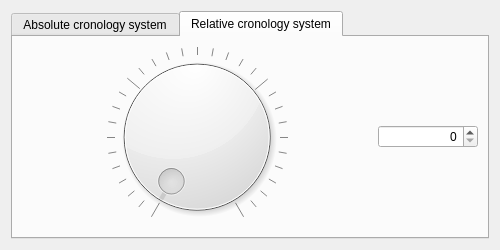
<?xml version="1.0" encoding="UTF-8"?>
<ui version="4.0">
 <class>DialogGisTimeController</class>
 <widget class="QDialog" name="DialogGisTimeController">
  <property name="geometry">
   <rect>
    <x>0</x>
    <y>0</y>
    <width>500</width>
    <height>250</height>
   </rect>
  </property>
  <property name="minimumSize">
   <size>
    <width>400</width>
    <height>156</height>
   </size>
  </property>
  <property name="maximumSize">
   <size>
    <width>500</width>
    <height>250</height>
   </size>
  </property>
  <property name="sizeIncrement">
   <size>
    <width>400</width>
    <height>156</height>
   </size>
  </property>
  <property name="windowTitle">
   <string>pyArchInit Gestione Scavi - Time Controller</string>
  </property>
  <property name="windowIcon">
   <iconset resource="resources.qrc">
    <normaloff>:/icons/iconTimeControll.png</normaloff>:/images/iconTimeControll.png</iconset>
  </property>
  <layout class="QGridLayout" name="gridLayout">
   <item row="0" column="0">
    <widget class="QTabWidget" name="tabWidget">
     <property name="currentIndex">
      <number>1</number>
     </property>
     <widget class="QWidget" name="tab">
      <attribute name="title">
       <string>Absolute cronology system</string>
      </attribute>
      <layout class="QGridLayout" name="gridLayout_2">
       <item row="0" column="0" colspan="5">
        <widget class="QTextEdit" name="textEdit">
         <property name="enabled">
          <bool>false</bool>
         </property>
         <property name="styleSheet">
          <string notr="true">background-color: rgb(255, 255, 255);</string>
         </property>
         <property name="html">
          <string>&lt;!DOCTYPE HTML PUBLIC &quot;-//W3C//DTD HTML 4.0//EN&quot; &quot;http://www.w3.org/TR/REC-html40/strict.dtd&quot;&gt;
&lt;html&gt;&lt;head&gt;&lt;meta name=&quot;qrichtext&quot; content=&quot;1&quot; /&gt;&lt;style type=&quot;text/css&quot;&gt;
p, li { white-space: pre-wrap; }
&lt;/style&gt;&lt;/head&gt;&lt;body style=&quot; font-family:'MS Shell Dlg 2'; font-size:8.25pt; font-weight:400; font-style:normal;&quot;&gt;
&lt;p align=&quot;justify&quot; style=&quot; margin-top:0px; margin-bottom:0px; margin-left:0px; margin-right:0px; -qt-block-indent:0; text-indent:0px;&quot;&gt;&lt;span style=&quot; font-size:9pt; font-weight:600;&quot;&gt;Per funzionare il sistema di ricerca per cronologie assolute richiede la creazione dei periodi di scavo nella scheda Periodizzazione. La cronologia assoluta qui utilizzata viene riferita ai termini &amp;quot;avanti Cristo&amp;quot; e &amp;quot;dopo Cristo&amp;quot;. Per settare valori avanti Cristo utilizzare il segno &amp;quot;-&amp;quot; davanti all'anno (ex: 268 a.C. = -268). Per settare valori dopo Cristo utilizzare non e' necessario utilizzare alcun segno (1400 d.C. = 1440).&lt;/span&gt;&lt;/p&gt;
&lt;p align=&quot;justify&quot; style=&quot;-qt-paragraph-type:empty; margin-top:0px; margin-bottom:0px; margin-left:0px; margin-right:0px; -qt-block-indent:0; text-indent:0px; font-size:9pt; font-weight:600;&quot;&gt;&lt;/p&gt;&lt;/body&gt;&lt;/html&gt;</string>
         </property>
        </widget>
       </item>
       <item row="1" column="0" colspan="5">
        <widget class="QLabel" name="label_2">
         <property name="text">
          <string>Visualizza l'intervallo di tempo compreso tra l'anno:</string>
         </property>
        </widget>
       </item>
       <item row="2" column="0">
        <widget class="QLabel" name="label">
         <property name="text">
          <string>Cronologia iniziale</string>
         </property>
        </widget>
       </item>
       <item row="2" column="1">
        <widget class="QSpinBox" name="spinBox_cron_iniz">
         <property name="minimum">
          <number>-4000000</number>
         </property>
         <property name="maximum">
          <number>2010</number>
         </property>
         <property name="singleStep">
          <number>250</number>
         </property>
        </widget>
       </item>
       <item row="2" column="2">
        <widget class="QLabel" name="label_4">
         <property name="text">
          <string>e l'anno</string>
         </property>
        </widget>
       </item>
       <item row="2" column="3">
        <widget class="QLabel" name="label_3">
         <property name="text">
          <string>Cronologia finale</string>
         </property>
        </widget>
       </item>
       <item row="2" column="4">
        <widget class="QSpinBox" name="spinBox_cron_fin">
         <property name="minimum">
          <number>-4000000</number>
         </property>
         <property name="maximum">
          <number>2010</number>
         </property>
         <property name="singleStep">
          <number>250</number>
         </property>
        </widget>
       </item>
       <item row="3" column="0" colspan="5">
        <widget class="QPushButton" name="pushButton_visualize">
         <property name="minimumSize">
          <size>
           <width>100</width>
           <height>25</height>
          </size>
         </property>
         <property name="toolTip">
          <string>Prev rec</string>
         </property>
         <property name="text">
          <string>Visualizza</string>
         </property>
        </widget>
       </item>
      </layout>
     </widget>
     <widget class="QWidget" name="tab_2">
      <attribute name="title">
       <string>Relative cronology system</string>
      </attribute>
      <layout class="QHBoxLayout" name="horizontalLayout">
       <item>
        <widget class="QDial" name="dial_relative_cronology">
         <property name="maximum">
          <number>30</number>
         </property>
         <property name="notchesVisible">
          <bool>true</bool>
         </property>
        </widget>
       </item>
       <item>
        <widget class="QSpinBox" name="spinBox_relative_cronology">
         <property name="maximumSize">
          <size>
           <width>100</width>
           <height>16777215</height>
          </size>
         </property>
         <property name="alignment">
          <set>Qt::AlignRight|Qt::AlignTrailing|Qt::AlignVCenter</set>
         </property>
         <property name="accelerated">
          <bool>false</bool>
         </property>
         <property name="minimum">
          <number>0</number>
         </property>
         <property name="maximum">
          <number>1000</number>
         </property>
         <property name="value">
          <number>0</number>
         </property>
        </widget>
       </item>
      </layout>
     </widget>
    </widget>
   </item>
  </layout>
 </widget>
 <resources>
  <include location="resources.qrc"/>
 </resources>
 <connections/>
</ui>
